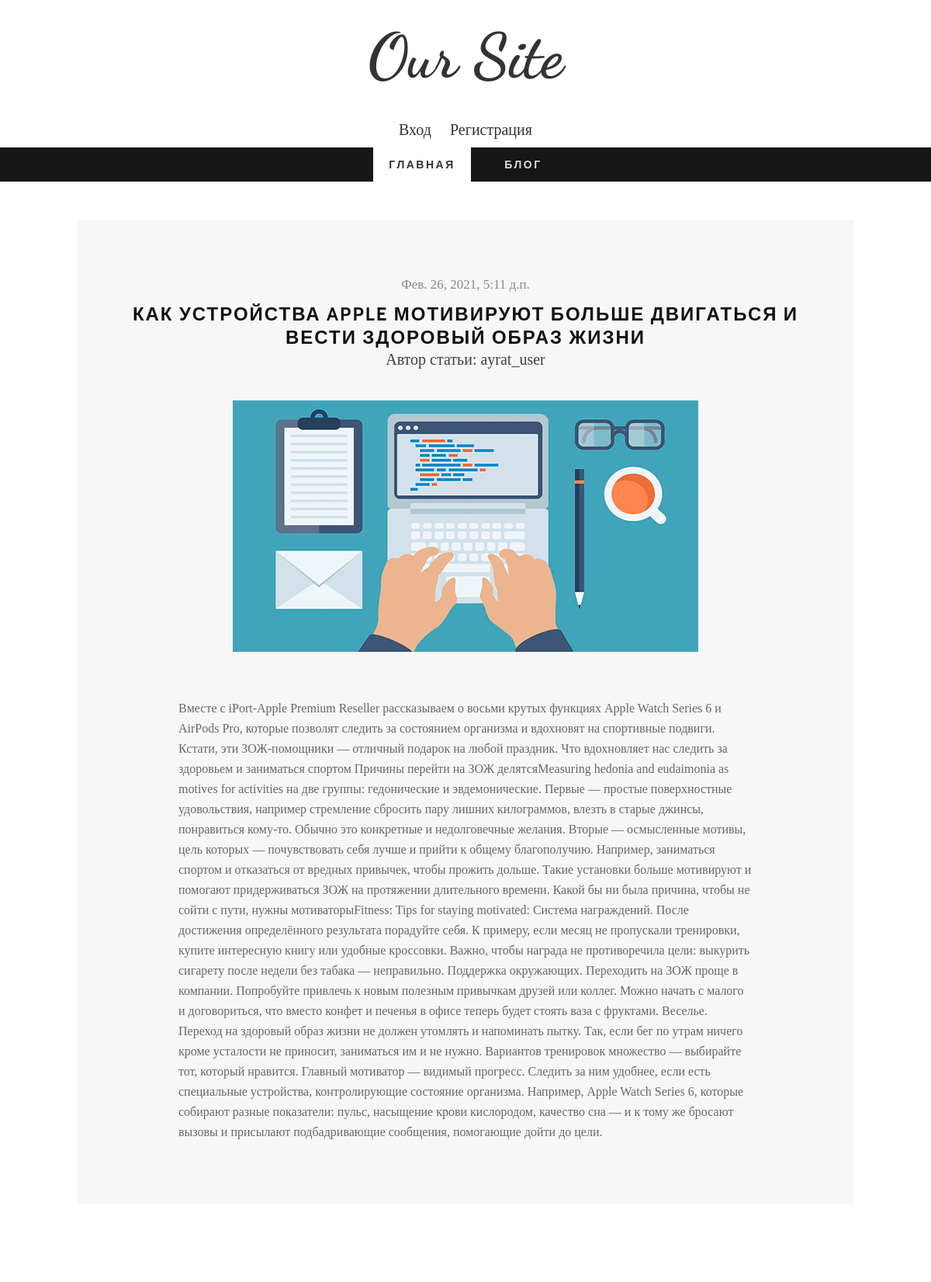
The app's page /blog/4 with its own data.
### blog/models.py (models this page shows)
class Post(models.Model):
    title = models.CharField('Название', max_length=100)
    text = models.TextField('Текст')
    date = models.DateTimeField('Дата публикации', default=timezone.now)
    author = models.ForeignKey(User, verbose_name='Автор', on_delete=models.CASCADE)
    image = models.ImageField('Изображение', default='', upload_to='posts/')
    class Meta():
        verbose_name = 'Пост'
        verbose_name_plural = 'Посты'

### blog/views.py (the view)
# urls.py: path('blog/<int:pk>', views.BlogDetailView.as_view(), name='single-page')
class BlogDetailView(DetailView):
    model = Post
    template_name = 'blog/single.html'
    context_object_name = 'post'
    def get_context_data(self, **kwargs):
        ctx = super(BlogDetailView, self).get_context_data(**kwargs)
        ctx['title'] = f'Запись - {Post.title}'
        return ctx

### blog/templates/blog/single.html
{% extends 'blog/main.html' %}
    {% block content %}
		<div class="wrap-container">
			<div id="main-content">
				<div class="wrap-content">
					<div class="row">
						<article class="single-post zerogrid">
							<div class="row wrap-post">
								<div class="entry-header">
									<span class="time">{{ post.date }}</span>
									<h2 class="entry-title"><a href="#">{{ post.title }}</a></h2>
									<span style='font-size: 20px;'>Автор статьи: {{ post.author }}</span>
								</div>
								<div class="post-thumbnail-wrap">
									<img src="{{ post.image.url }}">
								</div>
								<div class="entry-content">
									<div class="excerpt">
										<p>
											{{ post.text }}
										</p>
									</div>
								</div>
							</div>
						</article>
					</div>
				</div>
			</div>
		</div>
	{% endblock %}

### blog/static/blog/css/zerogrid.css (style rules this page uses)
.zerogrid { width: 1000px; position: relative; margin: 0 auto; padding: 0px; }
.zerogrid:after { content: "\0020"; display: block; height: 0; clear: both; visibility: hidden; }
.zerogrid .row:before,.row:after { content: '\0020'; display: block; overflow: hidden; visibility: hidden; width: 0; height: 0; }
.zerogrid .row:after { clear: both; }
.zerogrid .row { zoom: 1; }

### blog/static/blog/css/style.css (style rules this page uses)
a,abbr,acronym,address,applet,article,aside,audio,b,blockquote,big,body,center,canvas,caption,cite,code,command,datalist,dd,del,details,dfn,dl,div,dt,em,embed,fieldset,figcaption,figure,font,footer,form,h1,h2,h3,h4,h5,h6,header,hgroup,html,i,iframe,img,ins,kbd,keygen,label,legend,li,meter,nav,object,ol,output,p,pre,progress,q,s,samp,section,small,span,source,strike,strong,sub,sup,table,tbody,tfoot,thead,th,tr,tdvideo,tt,u,ul,var { background:transparent;border:0 none;font-size:100%;margin:0;padding:0;border:0;outline:0;vertical-align:top; }
img { vertical-align:top; }
article, aside, audio, canvas, command, datalist, details, embed, figcaption, figure, footer, header, hgroup, keygen, meter, nav, output, progress, section, source, video { display:block; }
* { -webkit-box-sizing: border-box; -moz-box-sizing: border-box; box-sizing: border-box; }
html { -webkit-text-size-adjust: none; }
img { max-width:100%; height: auto;width: auto\9; }
a { color: #333;text-decoration: none; }
h1, h2 { font-size: 25px;line-height: 30px; }
h1, h2, h3, h4, h5, h6 { clear: both;hyphens: auto; color: #000;line-height: 1.2;font-family: 'Montserrat', sans-serif;letter-spacing: 1px; }
p { margin: 10px 0; }
.post:after, .post:before, article:after, article:before, section:after, section:before { clear: both; content: '\0020'; display: block; visibility: hidden; width: 0; height: 0; }
html, body { width:100%; padding:0; margin:0; }
body { font: 16px/26px Arial, Helvetica, sans-serif;font-family: 'Crimson Text', serif;background: #fff; }
#main-content .wrap-content { padding: 50px 0; }
.single-post .wrap-post, .comments-are { background: #f7f7f7;padding:30px; position: relative; }
.single-post .wrap-post { margin-bottom: 50px; }
article { background: #ffffff; color: #3F3F3F; margin-bottom: 40px;padding-bottom: 10px; }
article:after, article:before { clear: both; content: '\0020'; display: block; visibility: hidden; width: 0; height: 0; }
article .post-thumbnail-wrap { text-align: center;width: 100%;margin-bottom: 10px; }
article .entry-header { text-align: center; }
article.single-post .entry-header { padding: 40px 0; }
article.single-post .entry-header h2.entry-title { font-family: 'Cabin', Helvetica, sans-serif;font-size: 24px;font-weight: bold;line-height: 30px;color: #111;letter-spacing: 2px;margin: 0;text-transform: uppercase; }
article.single-post .entry-header h2.entry-title a { color: #111;margin: 0; }
article .entry-header .time { font-family: "Merriweather",Georgia,serif;color: #888;font-size: 17px;padding-bottom: 10px;display: block; }
article .entry-content { padding: 40px 100px; text-align: left; }
article .entry-content p { font-size: 16px;color: #686868; }

### records on screen
Post: date "Фев. 26, 2021, 5:11 д.п.", title "КАК УСТРОЙСТВА APPLE МОТИВИРУЮТ БОЛЬШЕ ДВИГАТЬСЯ И ВЕСТИ ЗДОРОВЫЙ ОБРАЗ ЖИЗНИ", author "ayrat_user", image (picture), text "Вместе с iPort‑Apple Premium Reseller рассказываем о восьми крутых функциях Apple Watch Series 6 и AirPods Pro, которые позволят следить за состоянием организма и вдохновят на спортивные подвиги. Кстати, эти ЗОЖ‑помощники — отличный подарок на любой праздник. Что вдохновляет нас следить за здоровьем и заниматься спортом Причины перейти на ЗОЖ делятсяMeasuring hedonia and eudaimonia as motives for activities на две группы: гедонические и эвдемонические. Первые — простые поверхностные удовольствия, например стремление сбросить пару лишних килограммов, влезть в старые джинсы, понравиться кому‑то. Обычно это конкретные и недолговечные желания. Вторые — осмысленные мотивы, цель которых —…"
